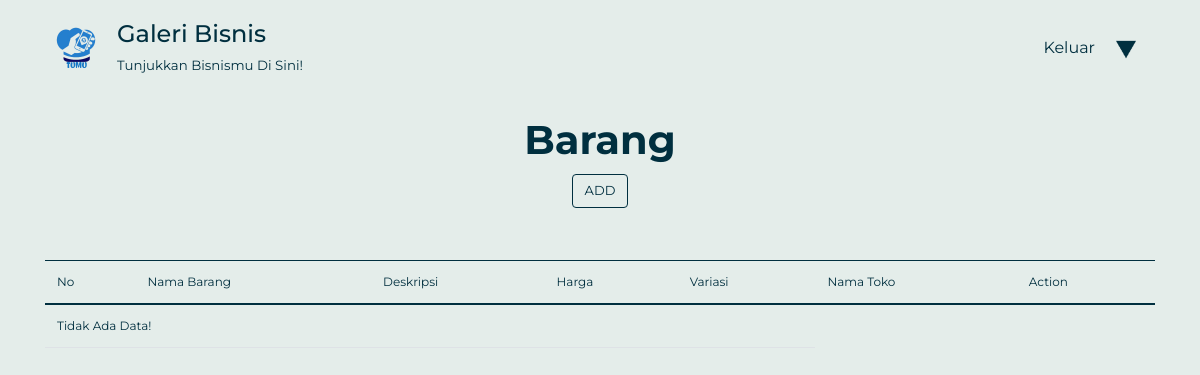
The app's page /dashboard.php?p=baranglist (signed in), older data.
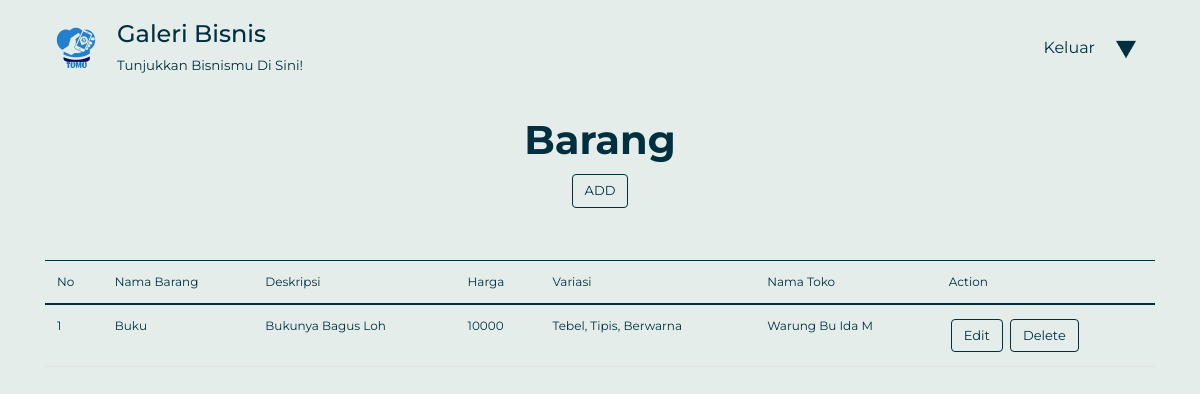
The same page, newer data.
### tables this page shows
CREATE TABLE `barang` (
  `id_barang` int(11) NOT NULL,
  `nama_barang` varchar(50) NOT NULL,
  `deskripsi` varchar(100) NOT NULL,
  `harga` int(11) NOT NULL,
  `variasi` varchar(50) NOT NULL,
  `id_toko` int(11) NOT NULL
);

CREATE TABLE `toko` (
  `id_toko` int(11) NOT NULL,
  `nama_toko` varchar(15) NOT NULL,
  `logo` varchar(256) DEFAULT NULL,
  `id_lokasi` int(11) DEFAULT NULL,
  `tagline` varchar(100) DEFAULT NULL,
  `no_telp` varchar(13) NOT NULL,
  `instagram` varchar(256) NOT NULL,
  `id_kategori` int(11) NOT NULL,
  `id_user` int(11) NOT NULL,
  `url_toko` varchar(256) DEFAULT NULL,
  `status` int(1) NOT NULL DEFAULT 0
);

### connection.php (called while the page is built, shortened)
<?php
class Connection{
   private $host = "localhost";
   private $struser = "root";
   private $strpassword = "";
   private $dbname = "galeribisnis2";
	function connect(){
	    $conn = mysqli_connect($this->host,$this->struser, $this->strpassword);
	 	mysqli_select_db($conn, $this->dbname);
		$this->connection = $conn;
	}
}
?>

### class/class.Barang.php (called while the page is built, shortened)
<?php
include 'class.Toko.php';
	class Barang extends Connection
	{
		public function __get($atribute) {
			if (property_exists($this, $atribute)) {
				return $this->$atribute;
			}
		}
		function __construct(){
			$this->toko= new Toko();
		}
		public function SelectAllBarang(){
			$sql = "SELECT b.*, t.nama_toko
			FROM barang b INNER JOIN toko t ON b.id_toko = t.id_toko ORDER BY b.id_barang";
			$result = mysqli_query($this->connection, $sql);
			$arrResult = Array();
			$cnt = 0;
			if (mysqli_num_rows($result) > 0) {
				while ($data = mysqli_fetch_array($result)) {
					$objBarang = new Barang();
					$objBarang->id_barang = $data['id_barang'];
					$objBarang->nama_barang = $data['nama_barang'];
					$objBarang->deskripsi= $data['deskripsi'];
					$objBarang->harga = $data['harga'];
					$objBarang->variasi = $data['variasi'];
					$objBarang->toko->id_toko = $data['id_toko'];
					$objBarang->toko->nama_toko = $data['nama_toko'];
					$arrResult[$cnt] = $objBarang;
					$cnt++;
				}
			}
			return $arrResult;
		}
	}
 ?>

### class/class.Toko.php (called while the page is built, shortened)
<?php
class Toko extends Connection{
    public function __get($atribute)
    {
        if (property_exists($this, $atribute)) {
            return $this->$atribute;
        }
    }
    public function __set($atribute, $value)
    {
        if (property_exists($this, $atribute)) {
            return $this->$atribute = $value;
        }
    }
}
?>

### pages/baranglist.php (the view)
<div class="container baranglist">
    <div class="text-center">
        <h1 class="judul"><strong>Barang</strong></h1>
        <a class="btn add" #id="addButton" href="dashboard.php?p=barang">ADD</a>
    </div>
    <table class="table">
        <thead>
            <tr>
			<th>no</th>
			<th>nama barang</th>
			<th>deskripsi</th>
			<th>harga</th>
			<th>variasi</th>
            <th>nama toko</th>
            <th>action</th>
            </tr>
        </thead>
        <?php
        require_once('./class/class.Barang.php');
        $objBarang = new Barang();
        $arrayResult = $objBarang->SelectAllBarang();
        if (count($arrayResult) == 0) {
            echo '<tr><td colspan="5">Tidak ada data!</td></tr>';
        } else {
            $no = 1;
            foreach ($arrayResult as $dataBarang) {
                echo '<tr>';
				echo "<td>" . $no . "</td>";
				echo "<td>" . $dataBarang->nama_barang . "</td>";
				echo "<td>" . $dataBarang->deskripsi . "</td>";
				echo "<td>" . $dataBarang->harga . "</td>";
				echo "<td>" . $dataBarang->variasi . "</td>";
                echo "<td>" . $dataBarang->toko->nama_toko . "</td>";
                echo '<td>
                <a class="btn"href="?p=barang&id_barang='.$dataBarang->id_barang.'"> Edit </a>
                <a class="btn"href="?p=delete-barang&id_barang='.$dataBarang->id_barang.'"
                onclick="return confirm(\'Apakah anda yakin ingin menghapus?\')"> Delete </a></td>';
                echo '</tr>';
                $no++;
            }
        }
        ?>
    </table>
</div>

Row changes from the older to the newer data that the page shows:
added barang: nama_barang "Buku", deskripsi "Bukunya Bagus Loh", harga "10000", variasi "Tebel, Tipis, Berwarna", id_toko.nama_toko "Warung Bu Ida M"
Text that changed along with them:
text no longer shown: "Tidak Ada Data!"
